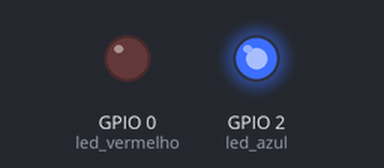
Simulated run of this sketch. Board: ESP8266 (NodeMCU). On the bench: output pins drawn as LEDs (lit = HIGH). WiFi joins after 1.5 s; servers stay silent unless stated; what the sketch prints to the serial monitor is not drawn.

Above: at 0.1 s.
At 2.5 s:
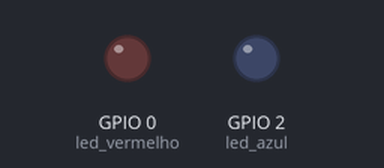
Timing chart, 0 to 4.0 s (numbered marks = the images above):
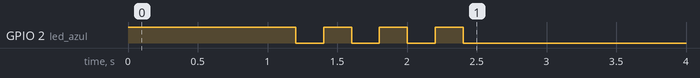

The sketch:

Exemplo5_WiFi_LED.ino
```cpp
/******************************************
  Venturus - Centro de Inovação Tecnológica

  Exemplo 6 - Ler Porta Serial

  @Author: Pedro Dionísio
  @Date: Jul/2016
******************************************/
#include <ESP8266WiFi.h>

// WiFi
char ssid[] = "Vnt4Tech";   // Nome da rede WiFi
char pass[] = "Vnt@Vnt4Tech#9";   // Senha

// Declarando funções do código
void setup_wifi();

void setup() {
  pinMode(0, OUTPUT); // led vermelho
  pinMode(2, OUTPUT); // led azul

  digitalWrite(2, HIGH); // desliga led azul

  Serial.begin(115200); // Configura porta serial a 115200 baudrate

  setup_wifi();
}

void setup_wifi() {
  delay(1000);  // delay para aguardar porta serial

  Serial.println();
  Serial.print("Conectando ao SSID: ");
  Serial.println(ssid);

  WiFi.begin(ssid, pass);

  while (WiFi.status() != WL_CONNECTED) {
    delay(200);
    digitalWrite(2, !digitalRead(2)); // inverte led azul
    Serial.print(".");
  }

  // led azul ligado quando conectar na rede
  digitalWrite(2, LOW);

  Serial.println("");
  Serial.println("Conectado ao WiFi!");
  Serial.print("Endereço IP: ");
  Serial.println(WiFi.localIP());
}

void loop() {

}
```
